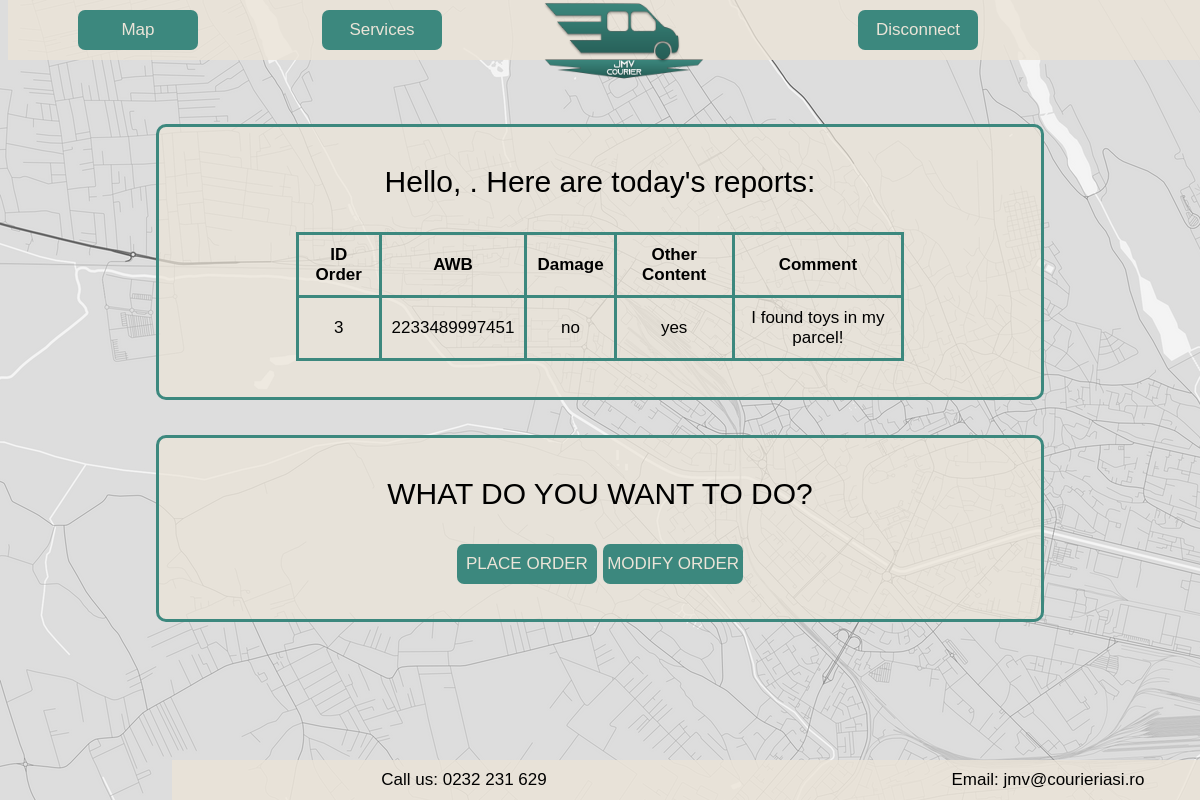
Page /operator/index.php on the committed database.
### tables this page shows
CREATE TABLE `reports` (
  `id_order` int(255) NOT NULL,
  `damage` varchar(5) NOT NULL,
  `other_content` varchar(5) NOT NULL,
  `comment` varchar(100) NOT NULL
);

CREATE TABLE `orders` (
  `id` int(11) NOT NULL,
  `name` varchar(50) NOT NULL,
  `phone_number` varchar(30) NOT NULL,
  `address` varchar(100) NOT NULL,
  `weight` varchar(30) NOT NULL,
  `content` varchar(100) NOT NULL,
  `standard/express` varchar(10) NOT NULL,
  `cash/account_reimbursement` varchar(25) NOT NULL,
  `amount` float DEFAULT NULL,
  `area` varchar(20) NOT NULL,
  `status` varchar(10) NOT NULL,
  `delivery_date` date NOT NULL,
  `delivery_hour` varchar(15) NOT NULL,
  `AWB` varchar(50) NOT NULL,
  `id_client` int(255) DEFAULT NULL
);

### Database/display_operator_reports.php (the view)
<?php
require_once("../Database/server.php");
function display_operator_reports($username)
{
    global $mysql;
    $query = "select id_order, awb, damage, other_content, comment from reports join orders where id=id_order";
    if ($stmt = $mysql->prepare($query)) {
        $stmt->execute();
        $stmt->bind_result($id_order,$AWB, $damage, $other_content, $comment);
    }
    echo
        '<tr>
            <th style = "padding:10px">ID Order</th>
            <th style = "padding:10px">AWB</th>
            <th style = "padding:10px">Damage</th>
            <th style = "padding:10px">Other Content</th>
            <th style = "padding:10px">Comment</th>
        </tr>';
    while ($stmt->fetch()) {
        echo '<tr>';
            echo '<td style = "padding:10px">' . $id_order . '</td>';
            echo '<td style = "padding:10px">' . $AWB . '</td>';
            echo '<td style = "padding:10px">' . $damage . '</td>';
            echo '<td style = "padding:10px">' . $other_content . '</td>';
            echo '<td style = "padding:10px">' . $comment . '</td>';
            echo '</tr>';
    }
}

### public/style.css (style rules this page uses)
body { background-image: url('../resources/Background.png'); background-repeat: no-repeat; background-attachment: fixed; margin-bottom: 50px; margin-top: 100px; }
td, th { text-align: center; padding: 1%; border-radius: 10px; border-color:#3c887e; border-style: solid; }
::placeholder { color:rgba(235, 228, 216, 0.7); }

### rows in the picture
reports: id_order "3", id_order.AWB "2233489997451", damage "no", other_content "yes", comment "I found toys in my parcel!"
